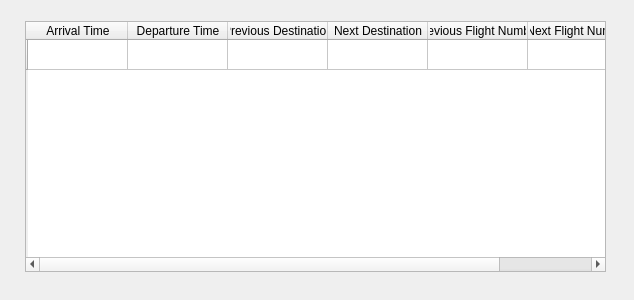
<?xml version="1.0" encoding="UTF-8"?>
<ui version="4.0">
 <class>Form</class>
 <widget class="QWidget" name="Form">
  <property name="geometry">
   <rect>
    <x>0</x>
    <y>0</y>
    <width>634</width>
    <height>300</height>
   </rect>
  </property>
  <property name="windowTitle">
   <string>Clear Flights</string>
  </property>
  <widget class="QTableWidget" name="tableWidget">
   <property name="geometry">
    <rect>
     <x>25</x>
     <y>21</y>
     <width>581</width>
     <height>251</height>
    </rect>
   </property>
   <row>
    <property name="text">
     <string/>
    </property>
   </row>
   <column>
    <property name="text">
     <string>Arrival Time</string>
    </property>
   </column>
   <column>
    <property name="text">
     <string>Departure Time</string>
    </property>
   </column>
   <column>
    <property name="text">
     <string>Previous Destination</string>
    </property>
   </column>
   <column>
    <property name="text">
     <string>Next Destination</string>
    </property>
   </column>
   <column>
    <property name="text">
     <string>Previous Flight Number</string>
    </property>
   </column>
   <column>
    <property name="text">
     <string>Next Flight Number</string>
    </property>
   </column>
  </widget>
 </widget>
 <resources/>
 <connections/>
</ui>
